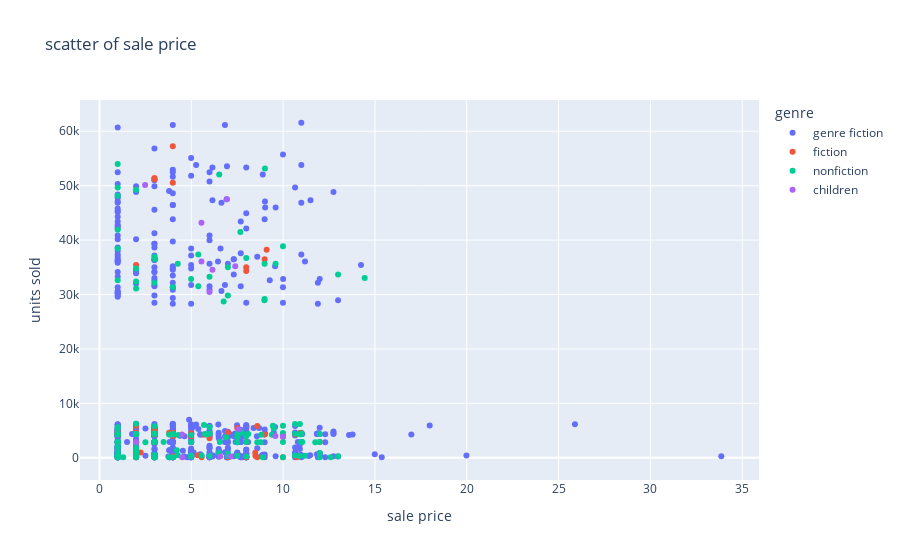

This figure's notebook cell:
### Code cell
px.scatter(data_frame=df , x='sale price' , y='units sold', color='genre', title='scatter of sale price')

### Figure 1 — Plotly figure (JSON) as saved in the notebook; plotly's stock layout.template omitted (floating-point values rounded to 4 significant figures; data arrays with more than 128 entries replaced by an {"elided": "..."} marker saying what was removed)
{"data": [{"hovertemplate": "genre=genre fiction<br>sale price=%{x}<br>units sold=%{y}<extra></extra>", "legendgroup": "genre fiction", "marker": {"color": "#636efa", "symbol": "circle"}, "mode": "markers", "name": "genre fiction", "orientation": "v", "showlegend": true, "type": "scatter", "x": {"elided": "759 float values"}, "xaxis": "x", "y": {"elided": "759 int values"}, "yaxis": "y"}, {"hovertemplate": "genre=fiction<br>sale price=%{x}<br>units sold=%{y}<extra></extra>", "legendgroup": "fiction", "marker": {"color": "#EF553B", "symbol": "circle"}, "mode": "markers", "name": "fiction", "orientation": "v", "showlegend": true, "type": "scatter", "x": [7.5, 5.99, 1.99, 2.24, 8.48, 5.34, 2.99, 8.49, 3.99, 2.99, 1.99, 8.59, 2.99, 0.99, 6.99, 1.99, 10.99, 3.79, 3.99, 0.99, 10.91, 4.99, 0.99, 2.99, 8.99, 3.99, 4.99, 9.99, 3.99, 2.99, 2.99, 3.99, 9.1, 8.99, 1.99, 7.99, 7.99, 7.99, 11.99, 2.99, 0.99, 1.99, 10.65, 0.99, 5.69, 1.99, 9.99, 8.59, 3.99, 7.99, 6.99, 10.74, 5.56, 2.99], "xaxis": "x", "y": [5500, 3600, 1200, 980, 915, 488, 341, 325, 275, 237, 5886, 5859, 5103, 4779, 4698, 4671, 4617, 4617, 4590, 4563, 4563, 4509, 4482, 4293, 4266, 4023, 3915, 3861, 57240, 51408, 51192, 50544, 38232, 36504, 35424, 34992, 34344, 2916, 2916, 2889, 2862, 4320, 4280, 4280, 4240, 108, 108, 107, 107, 107, 107, 107, 106, 106], "yaxis": "y"}, {"hovertemplate": "genre=nonfiction<br>sale price=%{x}<br>units sold=%{y}<extra></extra>", "legendgroup": "nonfiction", "marker": {"color": "#00cc96", "symbol": "circle"}, "mode": "markers", "name": "nonfiction", "orientation": "v", "showlegend": true, "type": "scatter", "x": {"elided": "160 float values"}, "xaxis": "x", "y": {"elided": "160 int values"}, "yaxis": "y"}, {"hovertemplate": "genre=children<br>sale price=%{x}<br>units sold=%{y}<extra></extra>", "legendgroup": "children", "marker": {"color": "#ab63fa", "symbol": "circle"}, "mode": "markers", "name": "children", "orientation": "v", "showlegend": true, "type": "scatter", "x": [7.14, 6.57, 7.59, 9.58, 9.99, 2.48, 6.94, 5.55, 5.55, 7.39, 6.15, 5.99, 1.99, 4.49, 4.5], "xaxis": "x", "y": [263, 249, 5265, 4023, 3915, 50112, 47520, 43200, 36072, 35208, 34560, 30456, 2889, 4280, 106], "yaxis": "y"}], "layout": {"legend": {"title": {"text": "genre"}, "tracegroupgap": 0}, "title": {"text": "scatter of sale price"}, "xaxis": {"anchor": "y", "domain": [0, 1], "title": {"text": "sale price"}}, "yaxis": {"anchor": "x", "domain": [0, 1], "title": {"text": "units sold"}}}}
